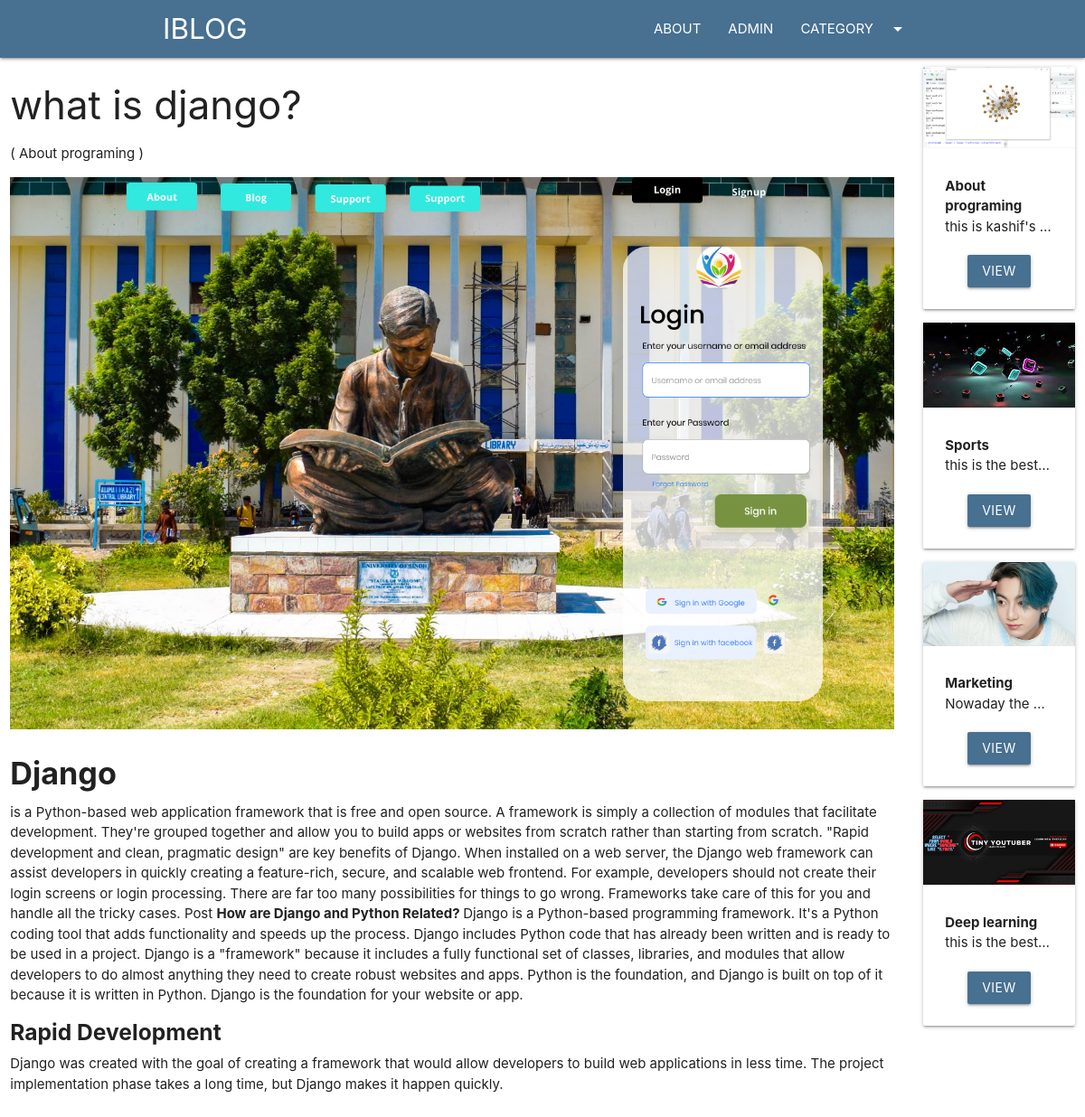
Page /blog/django on the committed database.
### blog/models.py (models this page shows, shortened)
class Post(models.Model):
    post_id=models.AutoField(primary_key=True)
    title=models.CharField(max_length=200)
    content=models.TextField()
    url=models.CharField(max_length=100)
    cat = models.ForeignKey(Category, on_delete=models.CASCADE)
    image=models.ImageField(upload_to='post/')

class Category(models.Model):
    cat_id=models.AutoField(primary_key=True)
    title= models.CharField(max_length=100)
    description= models.TextField()
    url=models.CharField(max_length=100)
    image=models.ImageField(upload_to='category/')
    add_date= models.DateTimeField(auto_now_add=True, null=True)

### blog/views.py (the view)
# urls.py: path('blog/<slug:url>', post),
def post(request , url):
    post=Post.objects.get(url=url)
    cats= Category.objects.all()
    return render(request, 'posts.html' ,{'post':post, 'cats':cats})

### templates/posts.html (shortened to what this page needs)
{% extends 'base.html' %}
{%block content%}
<div class="container-custom">
    <div class="row">
        <div class="col s12 m10">
            <h3>{{post.title}}</h3>
            <p>( {{post.cat.title}} )</p>
            <img src="/media/{{post.image}}" class="responsive-img" alt="">
            <br>
            <p>
                {{post.content|safe}}
            </p>
        </div>
        <div class="col s12 m2">
            {% for cat in cats %}
            <div class="card item" style="margin-left:10px;">
                <div class="img-container">
                    <img src="/media/{{cat.image}}" class="responsive-img" alt="">
                </div>
                <div class="card-content">
                    <b>
                        {{cat.title}}
                    </b>
                    <p class="truncate">{{cat.description}}</p>
                    <div class="container center-align mt20">
                        <a href="/category/{{cat.url}}" class="btn bg-primary">VIEW</a>
                    </div>
                </div>
            </div>
            {%endfor%}
        </div>
    </div>
</div>
{%endblock%}

### blog/static/css/style.css (style rules this page uses)
.bg-primary { background: #477091; }
.mt20 { margin-top: 20px; }
.item { margin-top: 10px; }

### rows in the picture
Post: title "what is django?", cat "About programing", image (picture), content "Django is a Python-based web application framework that is free and open source. A framework is simply a collection of modules that facilitate development. They're grouped together and allow you to build apps or websites from scratch rather than starting from scratch. \"Rapid development and clean, pragmatic design\" are key benefits of Django. When installed on a web server, the Django web framework can assist developers in quickly creating a feature-rich, secure, and scalable web frontend. For example, developers should not create their login screens or login processing. There are far too many possibilities for things to go wrong. Frameworks take care of this for you and handle all the…"
Category: image (picture), title "About programing", description "this is kashif's…"
Category: image (picture), title "Sports", description "this is the best…"
Category: image (picture), title "Marketing", description "Nowaday the…"
Category: image (picture), title "Deep learning", description "this is the best…"
